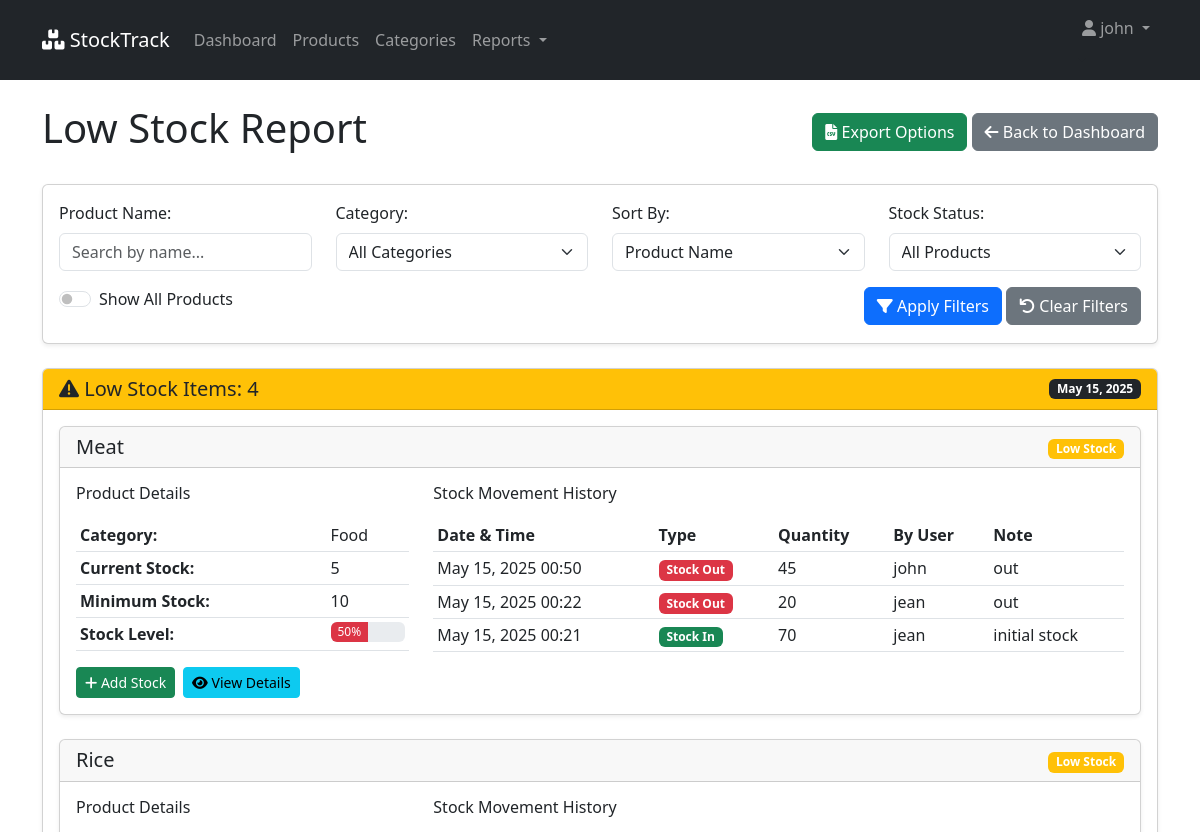
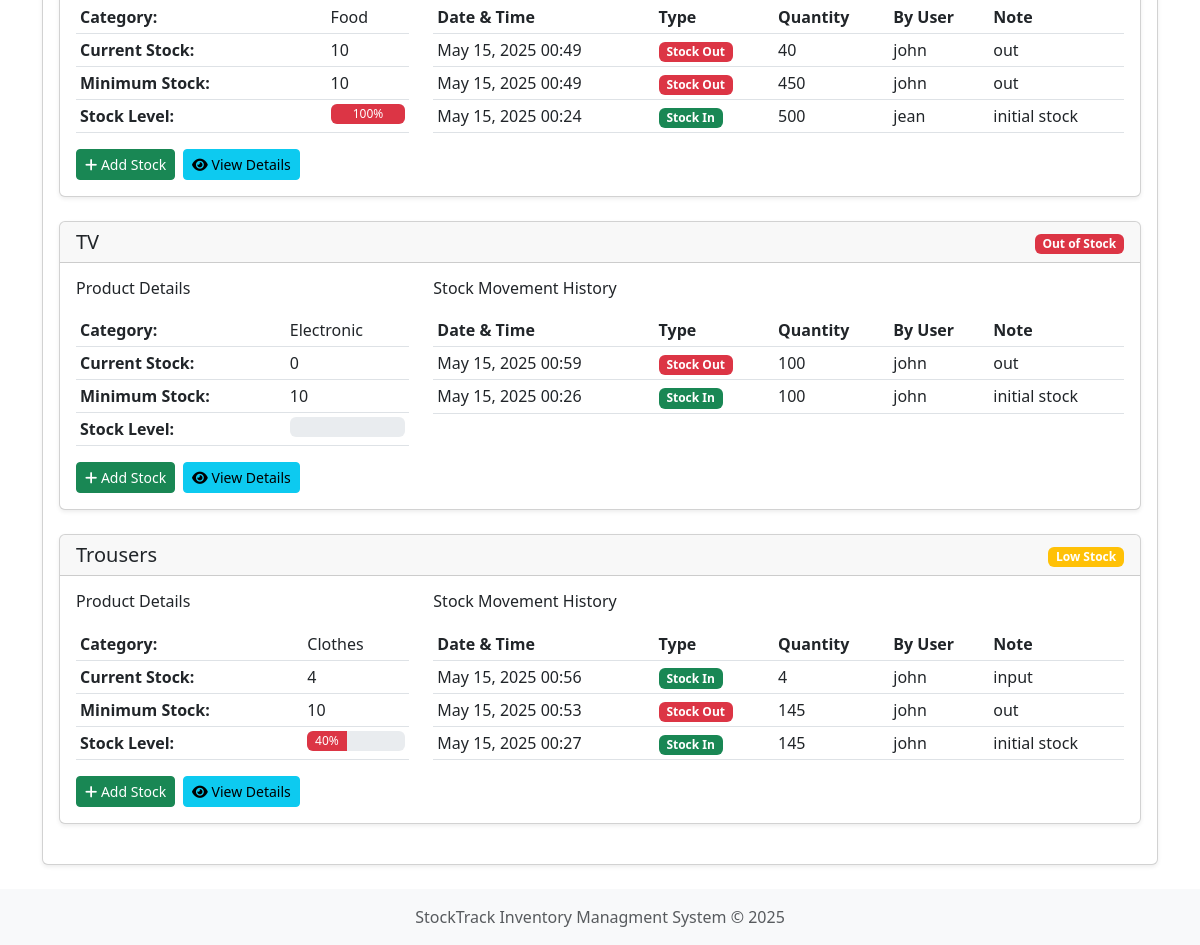
The page /reports/low-stock/ (signed in) on the database its author committed (2 pictures, top to bottom).
### inventory/models.py (models this page shows, shortened)
class Product(models.Model):
    name = models.CharField(max_length=255, db_index=True)
    description = models.TextField(blank=True, null=True)
    category = models.ForeignKey(Category, on_delete=models.CASCADE, related_name='products')
    price = models.DecimalField(max_digits=10, decimal_places=2, db_index=True)
    quantity = models.IntegerField(default=0, db_index=True)
    minimum_stock = models.IntegerField(default=10)
    created_at = models.DateTimeField(auto_now_add=True)
    updated_at = models.DateTimeField(auto_now=True)

class Category(models.Model):
    name = models.CharField(max_length=255, unique=True, db_index=True)
    description = models.TextField(blank=True, null=True)
    created_at = models.DateTimeField(auto_now_add=True)
    class Meta:
        verbose_name_plural = "categories"
        ordering = ['name']

class StockMovement(models.Model):
    MOVEMENT_TYPES = (
        ('in', 'Stock In'),
        ('out', 'Stock Out'),
    )
    product = models.ForeignKey(Product, on_delete=models.CASCADE, related_name="movements")
    quantity = models.IntegerField()
    movement_type = models.CharField(max_length=3, choices=MOVEMENT_TYPES, db_index=True)
    note = models.TextField(blank=True, null=True)
    created_by = models.ForeignKey(User, on_delete=models.CASCADE)
    created_at = models.DateTimeField(auto_now_add=True, db_index=True)
    class Meta:
        ordering = ['-created_at'] # New movement first

### inventory/views.py (the view, shortened to what this page needs)
# urls.py: path('reports/low-stock/', views.low_stock_report, name='low_stock_report'),
@never_cache
@login_required
def low_stock_report(request):
    all_products = Product.objects.all()
    show_all = request.GET.get('show_all', 'false') == 'true'
    product_name = request.GET.get('product_name', '')
    category_filter = request.GET.get('category', '')
    sort_order = request.GET.get('sort', 'name')
    stock_filter = request.GET.get('stock', 'all')
    if show_all:
        products_to_display = all_products
    else:
        products_to_display = all_products.filter(quantity__lte=F('minimum_stock'))
    if product_name:
        products_to_display = products_to_display.filter(name__icontains=product_name)
        products_to_display = products_to_display.filter(category_id=category_filter)
    if stock_filter == 'zero':
        products_to_display = products_to_display.filter(quantity=0)
    elif stock_filter == 'low':
        products_to_display = products_to_display.filter(quantity__gt=0, quantity__lte=F('minimum_stock'))
    elif stock_filter == 'normal':
        products_to_display = products_to_display.filter(quantity__gt=F('minimum_stock'))
    if sort_order == 'quantity':
        products_to_display = products_to_display.order_by('quantity')
    else:
        if hasattr(products_to_display, 'order_by'):
            products_to_display = products_to_display.order_by('name')
        else:
            products_to_display = sorted(products_to_display, key=lambda p: p.name)
    categories = Category.objects.all()
    product_movements = {}
    for product in products_to_display:
        movements = StockMovement.objects.filter(product=product).order_by('-created_at')[:10]
        product_movements[product.id] = movements
    context = {
        'products': products_to_display,
        'product_movements': product_movements,
        'categories': categories,
        'title': 'All Products' if show_all else 'Low Stock Report',
        'count': len(products_to_display),
        'show_all': show_all,
        'all_products_count': all_products.count(),
        'low_stock_count': all_products.filter(quantity__lte=F('minimum_stock')).count()
    }
    return render(request, 'inventory/low_stock_report.html', context)

### inventory/templates/inventory/low_stock_report.html (shortened to what this page needs)
{% extends 'inventory/base.html' %}
{% load static %}
{% load inventory_extras %}
{% block content %}
<div class="d-flex justify-content-between align-items-center mb-4">
    <h1>Low Stock Report</h1>
    <div>
        <a href="{% url 'export_options' %}" class="btn btn-success">
            <i class="fas fa-file-csv"></i> Export Options
        </a>
        <a href="{% url 'dashboard' %}" class="btn btn-secondary">
            <i class="fas fa-arrow-left"></i> Back to Dashboard
        </a>
    </div>
</div>
<div class="card mb-4">
    <div class="card-body">
        <form method="get" id="filterForm">
            <div class="row align-items-center">
                <div class="col-md-3 mb-3">
                    <label for="productSearch" class="form-label">Product Name:</label>
                    <input type="text" id="productSearch" name="product_name" class="form-control"
                           placeholder="Search by name..." value="{{ request.GET.product_name|default:'' }}">
                </div>
                <div class="col-md-3 mb-3">
                    <label for="categoryFilter" class="form-label">Category:</label>
                    <select id="categoryFilter" name="category" class="form-select">
                        <option value="">All Categories</option>
                    </select>
                </div>
                <div class="col-md-3 mb-3">
                    <label for="sortOrder" class="form-label">Sort By:</label>
                    <select id="sortOrder" name="sort" class="form-select">
                        <option value="name" {% if request.GET.sort == 'name' %}selected{% endif %}>Product Name</option>
                    </select>
                </div>
                <div class="col-md-3 mb-3">
                    <label for="stockFilter" class="form-label">Stock Status:</label>
                    <select id="stockFilter" name="stock" class="form-select">
                        <option value="all" {% if request.GET.stock == 'all' %}selected{% endif %}>All Products</option>
                    </select>
                </div>
            </div>
            <div class="row">
                <div class="col-md-6">
                    <div class="form-check form-switch mb-3">
                        <input class="form-check-input" type="checkbox" id="showAllProducts" name="show_all" value="true"
                               {% if show_all %}checked{% endif %}>
                        <label class="form-check-label" for="showAllProducts">Show All Products</label>
                    </div>
                </div>
                <div class="col-md-6 text-end">
                    <button type="submit" class="btn btn-primary">
                        <i class="fas fa-filter"></i> Apply Filters
                    </button>
                    <a href="{% url 'low_stock_report' %}" class="btn btn-secondary">
                        <i class="fas fa-undo"></i> Clear Filters
                    </a>
                </div>
            </div>
        </form>
    </div>
</div>
<div class="card mb-4">
    <div class="card-header bg-warning text-dark">
        <div class="d-flex justify-content-between align-items-center">
            <h5 class="mb-0">
                <i class="fas fa-exclamation-triangle"></i> Low Stock Items: {{ count }}
            </h5>
            <span class="badge bg-dark" id="currentDate">{% now "F d, Y" %}</span>
        </div>
    </div>
    <div class="card-body">
        {% if count > 0 %}
            <div id="productCards">
                {% for product in products %}
                    <div class="card mb-4 product-card"
                         data-category="{{ product.category.id }}"
                         data-quantity="{{ product.quantity }}"
                         data-min-stock="{{ product.minimum_stock }}"
                         data-percent="{{ product.quantity|percentage:product.minimum_stock }}">
                        <div class="card-header d-flex justify-content-between align-items-center">
                            <h5 class="mb-0">{{ product.name }}</h5>
                            <div>
                                {% if product.quantity == 0 %}
                                    <span class="badge bg-danger">Out of Stock</span>
                                {% else %}
                                    <span class="badge bg-warning">Low Stock</span>
                                {% endif %}
                            </div>
                        </div>
                        <div class="card-body">
                            <div class="row">
                                <div class="col-md-4">
                                    <h6 class="mb-3">Product Details</h6>
                                    <table class="table table-sm">
                                        <tr>
                                            <th>Category:</th>
                                            <td>{{ product.category.name }}</td>
                                        </tr>
                                        <tr>
                                            <th>Current Stock:</th>
                                            <td>{{ product.quantity }}</td>
                                        </tr>
                                        <tr>
                                            <th>Minimum Stock:</th>
                                            <td>{{ product.minimum_stock }}</td>
                                        </tr>
                                        <tr>
                                            <th>Stock Level:</th>
                                            <td>
                                                <div class="progress" style="height: 20px;">
                                                    <div class="progress-bar bg-{{ product.quantity|stock_level_color }}"
                                                         role="progressbar"
                                                         style="width: {{ product.quantity|percentage:product.minimum_stock }}%;"
                                                         aria-valuenow="{{ product.quantity }}"
                                                         aria-valuemin="0"
                                                         aria-valuemax="{{ product.minimum_stock }}">
                                                        {{ product.quantity|percentage:product.minimum_stock }}%
                                                    </div>
                                                </div>
                                            </td>
                                        </tr>
                                    </table>
                                    <div class="mt-3 d-flex gap-2">
                                        <a href="{% url 'add_stock' product.pk %}" class="btn btn-success btn-sm">
                                            <i class="fas fa-plus"></i> Add Stock
                                        </a>
                                        <a href="{% url 'product_detail' product.pk %}" class="btn btn-info btn-sm">
                                            <i class="fas fa-eye"></i> View Details
                                        </a>
                                    </div>
                                </div>
                                <div class="col-md-8">
                                    <h6 class="mb-3">Stock Movement History</h6>
                                    {% with movements=product_movements|get_item:product.id %}
                                        {% if movements %}
                                            <div class="table-responsive">
                                                <table class="table table-sm table-hover">
                                                    <thead>
                                                        <tr>
                                                            <th>Date & Time</th>
                                                            <th>Type</th>
                                                            <th>Quantity</th>
                                                            <th>By User</th>
                                                            <th>Note</th>
                                                        </tr>
                                                    </thead>
                                                    <tbody>
                                                        {% for movement in movements %}
                                                            <tr>
                                                                <td>{{ movement.created_at|date:"M d, Y H:i" }}</td>
                                                                <td>
                                                                    {% if movement.movement_type == 'in' %}
                                                                        <span class="badge bg-success">Stock In</span>
                                                                    {% else %}
                                                                        <span class="badge bg-danger">Stock Out</span>
                                                                    {% endif %}
                                                                </td>
                                                                <td>{{ movement.quantity }}</td>
                                                                <td>{{ movement.created_by.username }}</td>
                                                                <td>{{ movement.note|default:"-" }}</td>
                                                            </tr>
                                                        {% endfor %}
                                                    </tbody>
                                                </table>
                                            </div>
                                        {% else %}
                                            <p class="text-muted">No stock movement history found.</p>
                                        {% endif %}
                                    {% endwith %}
                                </div>
                            </div>
                        </div>
                    </div>
                {% endfor %}
            </div>
        {% endif %}
    </div>
</div>
{% endblock %}

### inventory/templates/inventory/base.html (shortened to what this page needs)
<!DOCTYPE html>
<html lang="en">
<head>
    <link rel="stylesheet" href="/static/css/style.css">
    <link href="https://cdn.jsdelivr.net/npm/bootstrap@5.3.0/dist/css/bootstrap.min.css" rel="stylesheet">
    <link rel="stylesheet" href="https://cdnjs.cloudflare.com/ajax/libs/font-awesome/6.0.0/css/all.min.css">
</head>
<body>
    {% if user.is_authenticated %}
    <nav class="navbar navbar-expand-lg navbar-dark bg-dark">
        <div class="container">
            <a href="{% url 'dashboard' %}" class="navbar-brand">
                <i class="fas fa-boxes"></i> StockTrack
            </a>
            <div class="collapse navbar-collapse" id="navbar">
                <ul class="navbar-nav">
                    <li class="nav-item">
                        <a href="{% url 'dashboard' %}" class="nav-link">Dashboard</a>
                    </li>
                    <li class="nav-item">
                        <a href="{% url 'product_list' %}" class="nav-link">Products</a>
                    </li>
                    <li class="nav-item">
                        <a href="{% url 'category_list' %}" class="nav-link">Categories</a>
                    </li>
                    <li class="nav-item dropdown">
                        <a class="nav-link dropdown-toggle" href="#" id="reportsDropdown" role="button" data-bs-toggle="dropdown">
                            Reports
                        </a>
                    </li>
                </ul>
                <ul class="navbar-nav ms-auto">
                    <li class="nav-item dropdown-toggle">
                        <a href="#" class="nav-link dropdown-toggle" id="userDropdown" role="button" data-bs-toggle="dropdown">
                            <i class="fas fa-user"></i> {{user.username}}
                        </a>
                    </li>
                </ul>
            </div>
        </div>
    </nav>
    {% endif %}
    <div class="container mt-4">
        {% block content %}{% endblock %}
    </div>
    <footer class="footer mt-auto py-3 bg-light">
        <div class="container text-center">
            <span class="text-muted">
                StockTrack Inventory Managment System &copy; {% now "Y" %}
            </span>
        </div>
    </footer>
</body>
</html>

### rows shown on the page
Product: name "Meat", shows "Low Stock", category.name "Food", quantity "5", minimum_stock "10", quantity|percentage "50"
StockMovement: created_at "May 15, 2025 00:50", movement_type "Stock Out", quantity "45", created_by.username "john", note "out"
StockMovement: created_at "May 15, 2025 00:22", movement_type "Stock Out", quantity "20", created_by.username "jean", note "out"
StockMovement: created_at "May 15, 2025 00:21", movement_type "Stock In", quantity "70", created_by.username "jean", note "initial stock"
Product: name "Rice", shows "Low Stock", category.name "Food", quantity "10", minimum_stock "10", quantity|percentage "100"
StockMovement: created_at "May 15, 2025 00:49", movement_type "Stock Out", quantity "40", created_by.username "john", note "out"
StockMovement: created_at "May 15, 2025 00:49", movement_type "Stock Out", quantity "450", created_by.username "john", note "out"
StockMovement: created_at "May 15, 2025 00:24", movement_type "Stock In", quantity "500", created_by.username "jean", note "initial stock"
Product: name "TV", shows "Out of Stock", category.name "Electronic", quantity "0", minimum_stock "10"
StockMovement: created_at "May 15, 2025 00:59", movement_type "Stock Out", quantity "100", created_by.username "john", note "out"
StockMovement: created_at "May 15, 2025 00:26", movement_type "Stock In", quantity "100", created_by.username "john", note "initial stock"
Product: name "Trousers", shows "Low Stock", category.name "Clothes", quantity "4", minimum_stock "10", quantity|percentage "40"
StockMovement: created_at "May 15, 2025 00:56", movement_type "Stock In", quantity "4", created_by.username "john", note "input"
StockMovement: created_at "May 15, 2025 00:53", movement_type "Stock Out", quantity "145", created_by.username "john", note "out"
StockMovement: created_at "May 15, 2025 00:27", movement_type "Stock In", quantity "145", created_by.username "john", note "initial stock"

### other values the page prints
{{ user.username }} "john"
{{ count }} "4"
